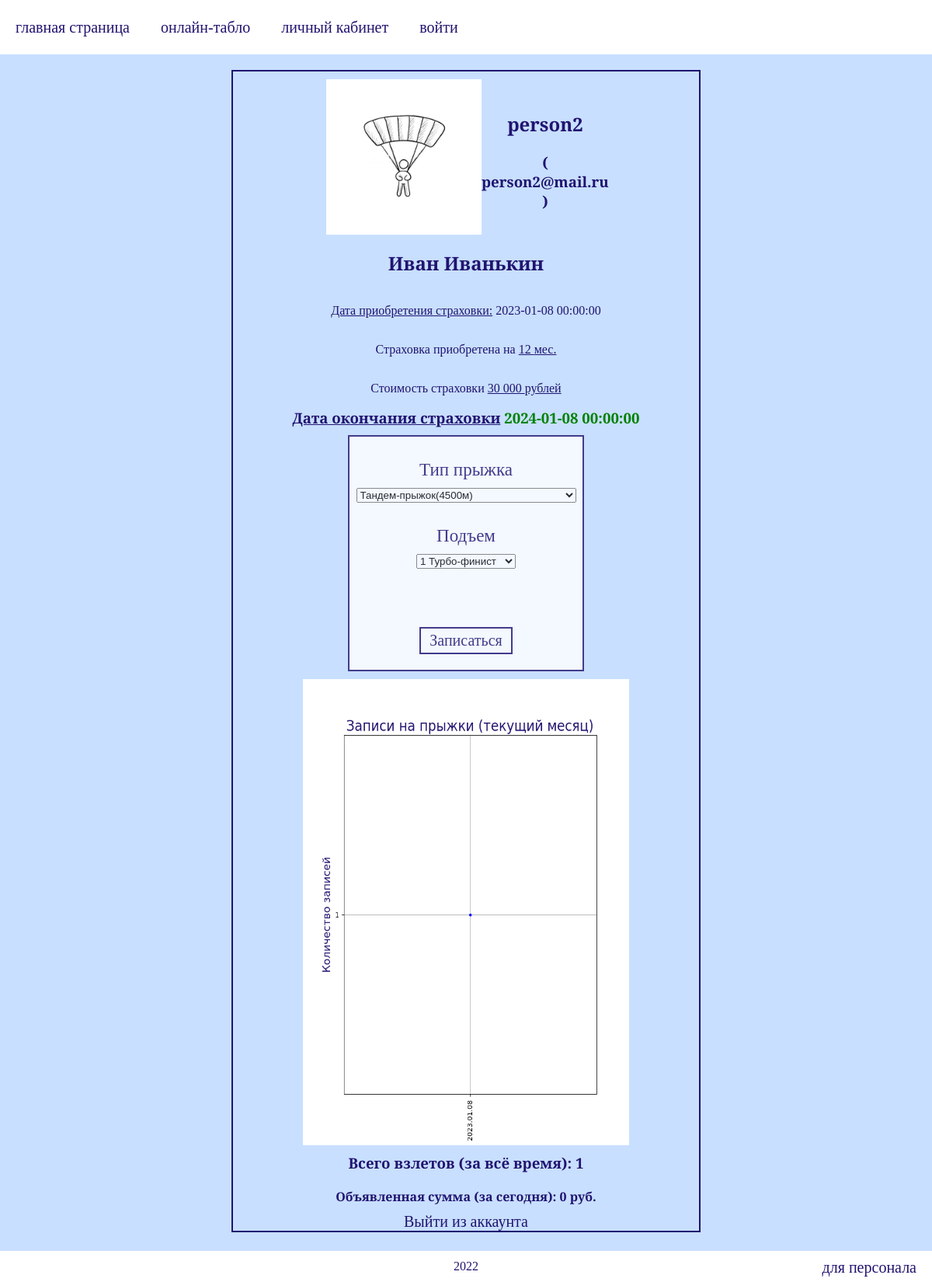
/personal (signed in), run on the app's committed database.
### main.py (models this page shows)
class Users(db.Model, UserMixin):
    id = db.Column(db.Integer, primary_key=True)
    login = db.Column(db.String(15), nullable=True, unique=True)
    password = db.Column(db.String(500), nullable=True)
    email = db.Column(db.String(30), nullable=True, unique=True)

class UsersPersonalInfo(db.Model):
    id = db.Column(db.Integer, primary_key=True)
    name = db.Column(db.String(20), nullable=True)
    surname = db.Column(db.String(30), nullable=True)
    passport = db.Column(db.String(10), nullable=True, unique=True)
    id_users_by = db.Column(db.Integer, db.ForeignKey('users.id'), nullable=True)

class UsersConfirmed(db.Model):
    id = db.Column(db.Integer, primary_key=True)
    id_users = db.Column(db.Integer, db.ForeignKey('users.id'), nullable=True)
    id_personal_info = db.Column(db.Integer, db.ForeignKey('users_personal_info.id'), nullable=True)
    id_insurance = db.Column(db.Integer, db.ForeignKey('insurance.id'), nullable=True)
    date_buy = db.Column(db.DateTime, nullable=True)

class Insurance(db.Model):
    id = db.Column(db.Integer, primary_key=True)
    period = db.Column(db.Integer, nullable=True)
    cost = db.Column(db.Integer, nullable=True)

class Flights(db.Model):
    id = db.Column(db.Integer, primary_key=True)
    id_airplane = db.Column(db.Integer, db.ForeignKey('airplane.id'), nullable=True)
    id_up = db.Column(db.Integer, db.ForeignKey('up.id'), nullable=True)
    flag = db.Column(db.Integer, nullable=True, default=0)

### main.py (the view, shortened to what this page needs)
@app.route("/personal", methods=['POST', 'GET'])
@login_required
def personal_area():
    if current_user.get_id() == '1':
        return redirect(url_for('settings'))
    name = request.form.get('name')
    surname = request.form.get('surname')
    passport = request.form.get('passport')
    flag = False
    confirmed = ""
    insurance = ""
    personal_info = ""
    date_end = ""
    type_ = ""
    up = ""
    pictures = ''
    count_jumps = ''
    today = datetime.today()
    month = datetime.today().month
    all_money = 0
    if UsersConfirmed.query.filter_by(id_users=current_user.id).first():
        count_jumps = PeopleOnBoard.query.filter_by(id_users_confirmed=UsersConfirmed.query.
                                                    filter_by(id_users=current_user.id).first().id).count()
        for i in PeopleOnBoard.query.filter_by(id_users_confirmed=UsersConfirmed.query.
                filter_by(id_users=current_user.id).first().id, date_of_fly=datetime.date(today)).all():
            all_money += TypeOfFly.query.filter_by(id=i.id_type_of_fly).first().cost
        dates = PeopleOnBoard.query.filter_by(id_users_confirmed=
                                              UsersConfirmed.query.filter_by(id_users=current_user.id).first().id).all()
        if dates:
            dates_date = []
            for i in dates:
                if i.date_of_fly.month == month:
                    dates_date.append(i.date_of_fly.strftime('%Y.%m.%d'))
            coll = Counter(dates_date)
            plt.switch_backend('Agg')
            fig = plt.figure(figsize=(7, 9))
            plt.plot(coll.keys(), coll.values(), 'b.')
            plt.grid()
            plt.xticks(rotation=90)
            plt.yticks(np.arange(min(coll.values()), max(coll.values()) + 1))
            plt.ylabel('Количество записей', color='#211470', fontsize=15)
            plt.title('Записи на прыжки (текущий месяц)', fontsize=20, color='#211470')
            buf = BytesIO()
            fig.savefig(buf, format='png')
            pictures = base64.b64encode(buf.getbuffer()).decode('ascii')
    for i in UsersConfirmed.query.all():
        if current_user.get_id() == str(i.id_users):
            flag = True
            confirmed = UsersConfirmed.query.filter_by(id_users=current_user.get_id()).first()
            insurance = Insurance.query.filter_by(id=confirmed.id_insurance).first()
            personal_info = UsersPersonalInfo.query.filter_by(id=confirmed.id_personal_info).first()
            date_end = confirmed.date_buy + relativedelta(months=insurance.period)
            break
    types = TypeOfFly.query.all()
    flight = Flights.query.filter_by(flag=0).all()
    airplane = []
    for i in flight:
        airplane.append(Airplane.query.filter_by(id=i.id_airplane).first().name)
    list_up = []
    return render_template('personal_area.html', current_user=current_user, flag=flag, confirmed=confirmed,
                           insurance=insurance, personal_info=personal_info, date_end=date_end, types=types,
                           flight=flight, airplane=airplane, count_jumps=count_jumps, pictures=pictures, today=today,
                           all_money=all_money)

### main.py (called while the page is built)
@login_manager.user_loader
def load_user(user_id):
    return Users.query.get(user_id)

@app.after_request
def redirect_to_login(response):
    if response.status_code == 401:
        return redirect((url_for('login') + '?next=' + request.url))
    return response

### templates/personal_area.html (shortened to what this page needs)
{% extends "base.html" %}
{% block content %}
    <div class="container_personal_area">
        <div class="container_row_personal_area">
            <img src="static/defaultpicture.jpg" width="200" height="200" inline style="margin-top: 10px">
            <div class="container">
                <h2>{{ current_user.login }}</h2>
                <h3>( {{ current_user.email }} )</h3>
            </div>
        </div>
     {% if not flag %}
        <p>Ваша страница не подтверждена!</p>
        <p>На данный момент у вас есть доступ только к онлайн-табло</p>
        <p>Заполните форму и подойдите к администратору с оригиналами документов для подтверждения страницы.</p>
        <p>для подтверждения страницы нужна действующая страховка, вы можете приобрести ее либо подтвердить наличие на манифесте</p>
        {% with messages = get_flashed_messages() %}
          {% if messages %}
            {% for message in messages %}
              <p inline style="color: red">{{ message }}</p>
            {% endfor %}
          {% endif %}
        {% endwith %}
        <form method="post" action="{{ url_for('personal_area') }}" class="persinf">
            <div class="container">
                <label>Имя</label>
                <input type="text" name="name" required>
                <label>Фамилия</label>
                <input type="text" name="surname" required>
                <label>Паспорт</label>
                <input type="text" name="passport" required>
            </div>
            <button type="submit">Отправить</button>
        </form>
     {% else %}
            <h2>{{ personal_info.name }}    {{ personal_info.surname }}</h2>
         <p><span inline style="text-decoration-line: underline"> Дата приобретения страховки:</span> {{ confirmed.date_buy }}</p>
         <p>Страховка приобретена на <span inline style="text-decoration-line: underline">{{ insurance.period }} мес. </span></p>
         <p>Стоимость страховки <span inline style="text-decoration-line: underline">{{ insurance.cost }} рублей </span></p>
         <h3><span inline style="text-decoration-line: underline">Дата окончания страховки</span>
             {% if date_end > today %}
                <span inline style="color: green">{{ date_end }}</span>
             {% else %}
                 <span inline style="color: red">{{ date_end }}</span>
             {% endif %}
         </h3>
         <form method="post" action="{{ url_for('personal_area') }}" inline style="width: 50%">
            <div class="container">
                <label>Тип прыжка</label>
                <select name="type">
                    {% for i in types %}
                        <option value={{ i.id }}>{{ i.type }}</option>
                    {% endfor %}
                </select>
                <label>Подъем</label>
                <select name="up">
                    {% for i in range(flight|length) %}
                        <option value={{ flight[i].id }}>{{ flight[i].id_up }} {{ airplane[i] }}</option>
                    {% endfor %}
                </select>
            </div>
            <button type="submit">Записаться</button>
        </form>
         {% if pictures %}
            <img inline style="width: 70%; height: 600px">
         {% endif %}
         <h3 inline style="margin: 10px 0 10px 0">Всего взлетов (за всё время): {{ count_jumps }}</h3>
         <h4 inline style="margin: 10px 0 10px 0">Объявленная сумма (за сегодня): {{ all_money }} руб.</h4>
     {% endif %}
        <a href="{{ url_for('logout') }}">Выйти из аккаунта</a>
    </div>
{% endblock %}

### templates/base.html (shortened to what this page needs)
<!DOCTYPE html>
<html lang="en">
<head>
    <link rel="stylesheet" href="{{url_for('static', filename='style.css')}}">
</head>
<body>
    <header>
        <a class="logo" href="{{ url_for('home') }}">главная страница</a>
        <a class="logo" href="{{ url_for('flights') }}">онлайн-табло</a>
        <a class="logo" href="{{ url_for('personal_area') }}">личный кабинет</a>
        <a class="logo" href="{{ url_for('login') }}">войти</a>
    </header>
    <div class="container">
        {% block content %}
        {% endblock %}
    </div>
    <footer>
        <span>2022</span>
        <a class="logo" href="{{ url_for('settings') }}" inline style="position: fixed; right: 0; bottom: 7px; ">для персонала</a>
    </footer>
</body>
</html>

### static/style.css (style rules this page uses)
header { height: 70px; background: white; margin-bottom: 20px; display: flex; align-items: center; justify-content: flex-start; }
a { font-family: 'Playfair Display SC', serif; font-size: 20px; text-decoration: none; color: #211470; font-weight: lighter; margin: 0 20px 0 20px; }
footer { height: 40px; background: white; display: flex; align-items: center; text-align: center; justify-content: center; position: fixed; left: 0; bottom: 0; width: 100%; }
body { margin: 0; padding: 0; background: rgba(140,189,255,0.47); width: 100%; color: #211470; font-family: 'Playfair Display SC', serif; }
div.container { display: flex; flex-direction: column; align-items: center; }
form { display: flex; flex-direction: column; justify-content: space-between; align-items: center; width: 25%; height: 300px; background: white ; opacity: 0.8; margin: 10px; border: #211470 solid 2px; }
button { width: 40%; height: 35px; margin-bottom: 20px; background: white; border: 2px solid; color: #211470; font-size: 20px; font-family: 'Playfair Display SC', serif; }
label { margin-top: 30px; margin-bottom: 10px; font-size: 23px; }
h4 { margin: 5px; }
h3 { margin: 0; }
div.container_row_personal_area { display: flex; flex-direction: row; align-items: center; justify-content: space-between; width: 60%; }
div.container_personal_area { display: flex; flex-direction: column; align-items: center; width: 50%; text-align: center; border: 2px solid #211470 ; }

### data on the page
Users: login "person2", email "person2@mail.ru"
UsersPersonalInfo: name "Иван", surname "Иванькин"
UsersConfirmed: date_buy "2023-01-08 00:00:00"
Insurance: period "12", cost "30 000"
Flights: up "1 Турбо-финист"

### other printed values
{{ date_end }} "2024-01-08 00:00:00"
{{ count_jumps }} "1"
{{ all_money }} "0"
form field type "Тандем-прыжок(4500м)"
